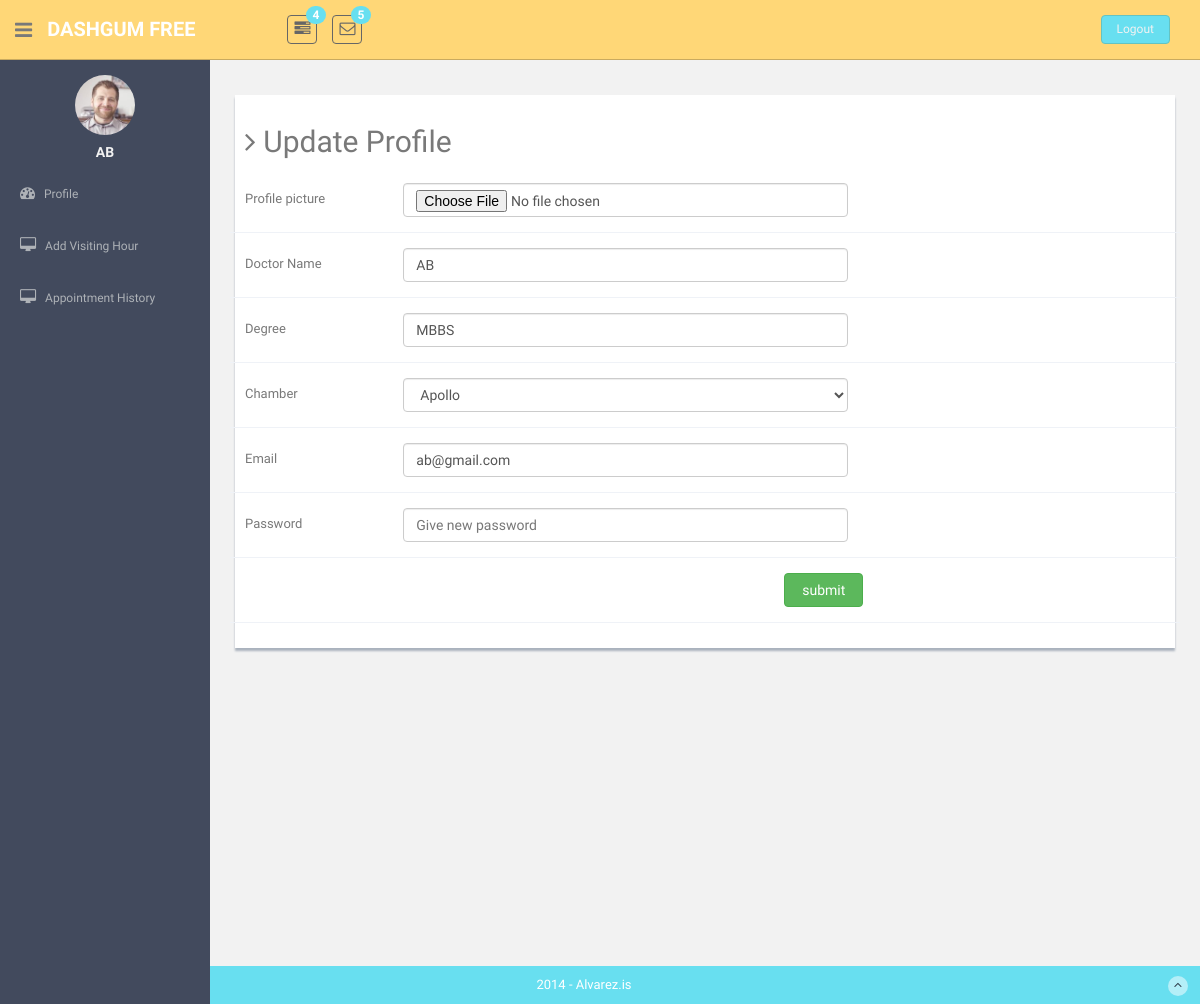
Page /doctor/update_profile.php (signed in) on the committed database.
### tables this page shows
CREATE TABLE `doctors` (
  `id` int(11) NOT NULL,
  `doc_name` varchar(255) NOT NULL,
  `degree` varchar(255) NOT NULL,
  `chamber_id` int(11) NOT NULL,
  `shift` int(11) NOT NULL COMMENT '1=morning, 2=evening',
  `dept_id` int(11) NOT NULL,
  `email` varchar(255) NOT NULL,
  `password` varchar(255) NOT NULL,
  `pro_pic` varchar(255) NOT NULL,
  `start_time` text NOT NULL,
  `end_time` text NOT NULL
);

CREATE TABLE `medical_center` (
  `id` int(11) NOT NULL,
  `medical_center_name` varchar(255) NOT NULL,
  `medical_center_address` varchar(255) NOT NULL
);

### db_connection.php (called while the page is built, shortened)
<?php
$server = "localhost";
$username = "root";
$password = "";
$databaseName = "online_appointment_system";
$conn = mysql_connect($server, $username, $password);
if (!$conn) {
    echo 'Database Connection Error:' . mysql_error();
} else {
    $db_connect = mysql_select_db($databaseName);
}

### doctor/doctor_class.php (called while the page is built, shortened)
<?php
class Doctor_class {
    public function __construct() {
        require_once '../db_connection.php';
    }
    public function get_profile_data() {
        $id = $_SESSION['doc_id'];
        $sql = "select doctors.*,medical_center.medical_center_name,department.department from doctors join medical_center on medical_center.id = doctors.chamber_id join department on department.id=doctors.dept_id where doctors.id = $id ";
        $res = mysql_query($sql);
        $result = mysql_fetch_assoc($res);
        return $result;
    }
}

### admin/Admin_class.php (called while the page is built, shortened)
<?php
class Admin_class {
    public function __construct() {
        require_once '../db_connection.php';
    }
    public function get_all_medical_center() {
        $sql = "select * from medical_center";
        $res = mysql_query($sql);
        return $res;
    }
}

### doctor/update_profile.php (the view, shortened to what this page needs)
<?php
require_once './doctor_class.php';
require_once '../admin/Admin_class.php';
$doctor_object = new Doctor_class();
$mlist_object = new Admin_class();
$all_data = $doctor_object->get_profile_data();
$medical_list=$mlist_object->get_all_medical_center();
require_once 'doctor_header.php';
?>
    <section id="main-content">
        <section class="wrapper site-min-height">
            <div class="row mt">
                <div class="col-md-12">
                    <div class="form-panel">
                        <h2 class="mb"><i class="fa fa-angle-right"></i> Update Profile</h2>
                        <form class="form-horizontal style-form" method="post" action="" enctype="multipart/form-data">
                            <div class="form-group">
                                <label class="col-sm-2  control-label">Profile picture</label>
                                <div class="col-sm-6">
                                    <input type="file" name="image" class="form-control"
                                    value="<?php echo '';?>">
                                </div>
                            </div>
                            <div class="form-group">
                                <label class="col-sm-2 control-label">Doctor Name</label>
                                <div class="col-sm-6">
                                    <input type="text" name="doc_name" class="form-control"
                                           value="<?php echo $all_data['doc_name'];?>">
                                </div>
                            </div>
                            <div class="form-group">
                                <label class="col-sm-2 control-label">Degree</label>
                                <div class="col-sm-6">
                                    <input type="text" name="degree" class="form-control" value="<?php echo $all_data['degree'];?>">
                                </div>
                            </div>
                            <div class="form-group">
                                <label class="col-sm-2 control-label">Chamber</label>
                                <div class="col-sm-6">
                                    <select name="chamber" class="form-control col-sm-6" required>
                                        <?php while ($value = mysql_fetch_array($medical_list)) { ?>
                                            <option value="<?php echo $value['id'] ?>" <?php if ($all_data['chamber_id']==$value['id']) echo 'selected';?>><?php echo $value['medical_center_name'] ?></option>
                                        <?php } ?>
                                    </select>
                                </div>
                            </div>
                            <div class="form-group">
                                <label class="col-sm-2 control-label">Email</label>
                                <div class="col-sm-6">
                                    <input type="text" name="email" class="form-control " value="<?php echo $all_data['email'];?>">
                                </div>
                            </div>
                            <div class="form-group">
                                <label class="col-sm-2 control-label">Password</label>
                                <div class="col-sm-6">
                                    <input type="password" name="password" class="form-control" placeholder="Give new password"  >
                                </div>
                            </div>
                            <div class="form-group">
                                <input type="submit" name="submit" value="submit" class="btn btn-success col-sm-offset-7 col-sm-1">
                            </div>
                        </form>
                    </div>
                </div>
            </div>
        </section>
    </section>
<?php require_once 'doctor_footer.php'; ?>

### admin/assets/css/style.css (style rules this page uses)
body { color: #797979; background: #f2f2f2; font-family: 'Ruda', sans-serif; padding: 0px !important; margin: 0px !important; font-size:13px; }
.mt { margin-top: 25px; }
.mb { margin-bottom: 25px; }
#main-content { margin-left: 210px; }
.wrapper { display: inline-block; margin-top: 60px; padding-left: 15px; padding-right: 15px; padding-bottom: 15px; padding-top: 0px; width: 100%; }
.form-panel { background: #ffffff; margin: 10px; padding: 10px; box-shadow: 0px 3px 2px #aab2bd; text-align: left; }
label { font-weight: 400; }
.form-horizontal.style-form .form-group { border-bottom: 1px solid #eff2f7; padding-bottom: 15px; margin-bottom: 15px; }
@media (min-width: 768px) { .form-horizontal .control-label { text-align: left; } }
.site-min-height { min-height: 900px; }

### rows in the picture
doctors: doc_name "AB", degree "MBBS", chamber "Apollo", email "ab@gmail.com"

### other values in the picture
$_SESSION['doc_name'] "AB"
